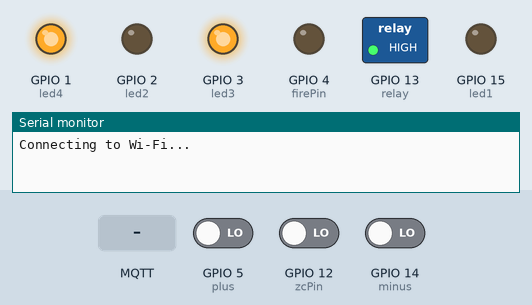
This sketch was run on a simulated ESP8266 (NodeMCU). Shown: switched loads named in the sketch (green lamp = pin HIGH), output pins drawn as LEDs (lit = HIGH), the last lines printed to the serial monitor. The test bench sets the inputs (shaded band); at power-on: GPIO 5 (plus) LOW, GPIO 12 (zcPin) LOW, GPIO 14 (minus) LOW. WiFi joins after 1.5 s; servers stay silent unless stated; no MQTT or app messages arrive unless stated.

Above: at 1.2 s.
1.3 s: GPIO 5 (plus) driven HIGH
At 3.6 s:
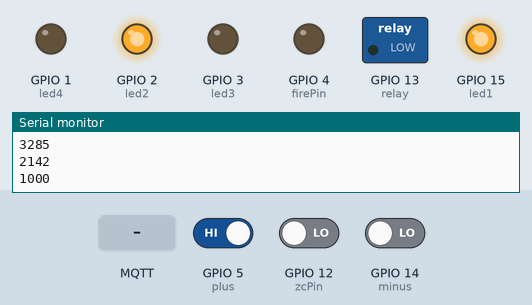
4.3 s: GPIO 12 (zcPin) driven HIGH
At 5.2 s:
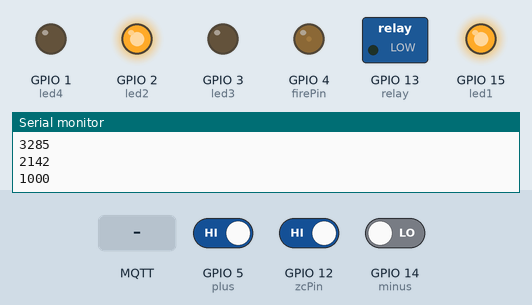
5.8 s: MQTT message "d" arrives on the first subscribed topic
At 6.54 s:
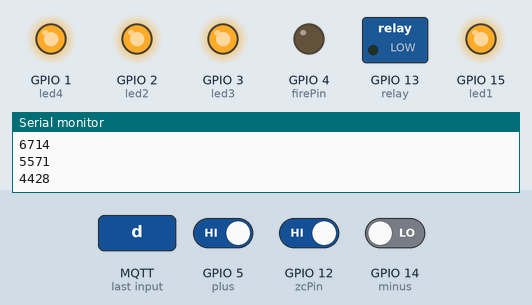
8.8 s: MQTT message "1" arrives on the first subscribed topic
At 9.91 s:
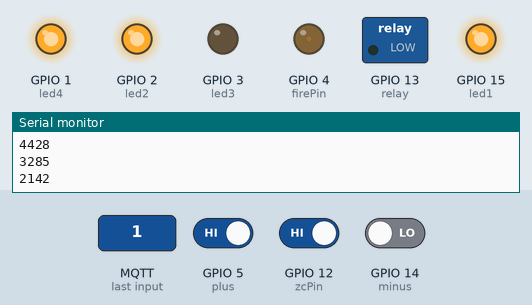
11.8 s: GPIO 5 (plus) driven LOW and GPIO 14 (minus) driven HIGH
At 12.53 s:
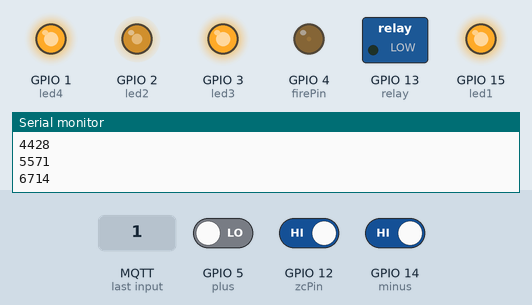
Timing chart, 0 to 14.8 s (numbered marks = the images above; inputs shaded):
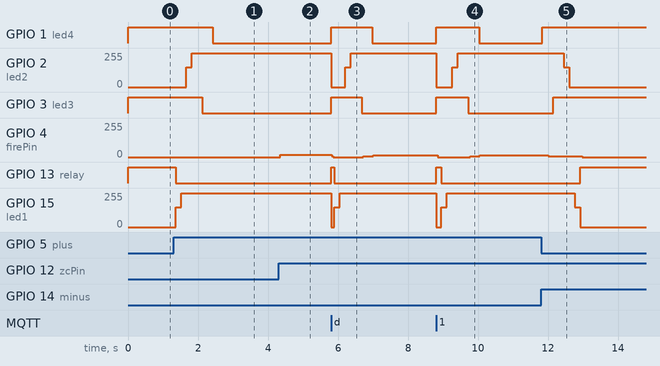

Measured:
- after the input at 1.3 s, GPIO 1 (led4): HIGH → LOW after 1.1 s; GPIO 2 (led2): 0/255 → 150/255 after 0.37 s, → 255/255 0.15 s later; GPIO 3 (led3): HIGH → LOW after 0.82 s; GPIO 13 (relay): HIGH → LOW after 0.06 s; GPIO 15 (led1): 0/255 → 150/255 after 0.06 s, → 255/255 0.15 s later
- after the input at 4.3 s, GPIO 4 (firePin): 0/255 → 16/255 at once
- after the input at 5.8 s, GPIO 1 (led4): LOW → HIGH at once, → LOW 1.2 s later; GPIO 2 (led2): 255/255 → 0/255 at once, → 150/255 0.41 s later, → 255/255 0.16 s later
- after the input at 8.8 s, GPIO 1 (led4): LOW → HIGH at once, → LOW 1.2 s later; GPIO 2 (led2): 255/255 → 0/255 at once, → 150/255 0.46 s later, → 255/255 0.16 s later
- after the input at 11.8 s, GPIO 1 (led4): LOW → HIGH at once; GPIO 2 (led2): 255/255 → 150/255 after 0.65 s, → 0/255 0.16 s later; GPIO 3 (led3): LOW → HIGH after 0.35 s; GPIO 4 (firePin): 13/255 → 7/255 after 0.21 s, → 0/255 0.96 s later; GPIO 13 (relay): LOW → HIGH after 1.1 s

The sketch:

finalCode.ino
```cpp
#include <ESP8266WiFi.h>
#include <Ticker.h>
#include <AsyncMqttClient.h>
#include <ArduinoJson.h>

const char* TOPIC = "college/office/fan";


#define WIFI_SSID  "Astral Presence"
#define WIFI_PASSWORD  "AstralDev108"

//#define WIFI_SSID "crazybee"
//#define WIFI_PASSWORD "12345678"


#define MQTT_HOST IPAddress(192,168,1,110)

//#define MQTT_HOST "www.mqtt-dashboard.com"
#define MQTT_PORT 1883

#define led1 15
#define led2 2
#define led3 3
#define led4 1
#define plus 5
#define minus 14
#define zcPin 12
#define firePin 4
#define relay 13


#define Step 1125 //microseconds
#define offset 200

AsyncMqttClient mqttClient;
Ticker mqttReconnectTimer;
WiFiEventHandler wifiConnectHandler;
WiFiEventHandler wifiDisconnectHandler;
Ticker wifiReconnectTimer;
Ticker sendTimer;

bool countChanged = false;
int time1,time2;
int count = 0;
int x,y;
int fireTime;
int led[4][9]= {
              {0,150,1024,1024,1024,1024,1024,1024,1024},
               { 0,0,0,150,1024,1024,1024,1024,1024},
               { 1024,1024,1024,1024,1024,876,0,0,0},
                {1024,1024,1024,1024,1024,1024,1024,876,0}
            };


void connectToWifi() {
  Serial.println("Connecting to Wi-Fi...");
  WiFi.begin(WIFI_SSID, WIFI_PASSWORD);
}

void onWifiConnect(const WiFiEventStationModeGotIP& event) {
  Serial.println("Connected to Wi-Fi.");
  connectToMqtt();
}

void onWifiDisconnect(const WiFiEventStationModeDisconnected& event) {
  Serial.println("Disconnected from Wi-Fi.");
  mqttReconnectTimer.detach(); // ensure we don't reconnect to MQTT while reconnecting to Wi-Fi

  wifiReconnectTimer.once(2, connectToWifi);
}

void connectToMqtt() {
 Serial.println("Connecting to MQTT...");
  mqttClient.connect();
}

void onMqttConnect(bool sessionPresent){
  Serial.println("Connected to MQTT.");
  mqttClient.subscribe(TOPIC, 0);
}

void onMqttDisconnect(AsyncMqttClientDisconnectReason reason){
  Serial.println("Disconnected from MQTT.");
 if (WiFi.isConnected()){
    mqttReconnectTimer.once(2, connectToMqtt);
  }
}

void onMqttMessage(char* topic, char* payload, AsyncMqttClientMessageProperties properties, size_t len, size_t index, size_t total) {


const size_t capacity = JSON_OBJECT_SIZE(1) + 20;
DynamicJsonBuffer jsonBuffer(capacity);
JsonObject& root = jsonBuffer.parseObject(payload);
int speed = root["state"].as<int>();


if(speed==0){count=0  ;}
else if(speed == 100){count = 8;}
else
 count = (speed/12.5) + 1;

 setLed(count);
 setspeed(count);
 }


void setup() {

 wifiConnectHandler = WiFi.onStationModeGotIP(onWifiConnect);
  wifiDisconnectHandler = WiFi.onStationModeDisconnected(onWifiDisconnect);
  mqttClient.onConnect(onMqttConnect);
  mqttClient.onDisconnect(onMqttDisconnect);
  mqttClient.onMessage(onMqttMessage);
  mqttClient.setServer(MQTT_HOST, MQTT_PORT);

  connectToWifi();


  pinMode(plus,INPUT);
  pinMode(minus,INPUT);
  pinMode(firePin,OUTPUT);
   pinMode(relay,OUTPUT);
   setLed(0);
   OFF();
   time1 = millis();
   time2 = millis();


}

void loop() {


if(millis()-time1>150){
x = digitalRead(plus);
y = digitalRead(minus);

if(x){

   if(count<8){
  count = count + 1;
sendTimer.detach();
sendTimer.once_ms(200,sendSpeed);

  setLed(count);
  setspeed(count);

   }
  }else if(y){
    if(count>0){
    count = count-1;
  sendTimer.detach();
   sendTimer.once_ms(200,sendSpeed);
    setLed(count);
    setspeed(count);

    }
    }
  time1= millis();
 }


 if(count!=0){
if(digitalRead(zcPin)){
pulse();
}}

}


void pulse(){

  delayMicroseconds(offset+fireTime);
  digitalWrite(firePin, HIGH);
  delayMicroseconds(80);
  digitalWrite(firePin,LOW);

 }


void setLed(int count){
    analogWrite(led1,led[0][count]);
    analogWrite(led2,led[1][count]);
    analogWrite(led3,led[2][count]);
    analogWrite(led4,led[3][count]);
 }

void setspeed(int count){
  if(count==0){
    OFF();
    } else {
      ON();
  fireTime = int((-count*8000+71000)/7);
  Serial.println(fireTime);
  }

  }


void OFF(){
   digitalWrite(relay,HIGH);
  }

  void ON(){

    digitalWrite(relay,LOW);

    }

    void sendSpeed(){
      char msg[20];
     sprintf(msg,"%s:%i}","{\"state\"",count*12);
       mqttClient.publish(TOPIC, 0, false, msg);

      }
```
